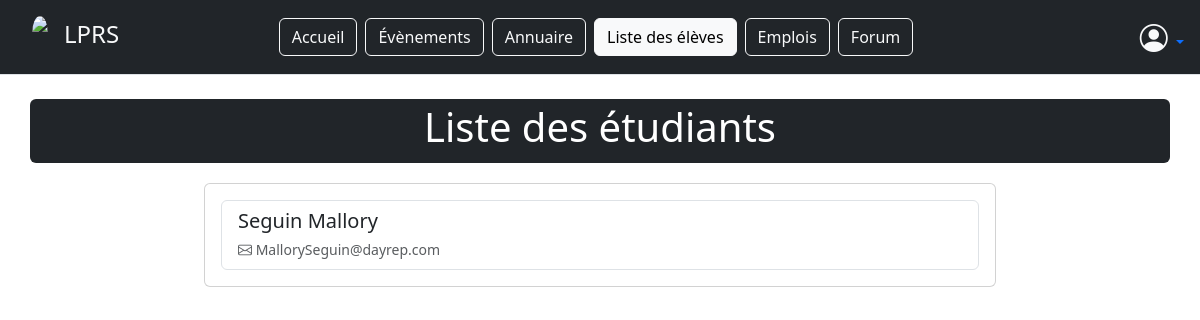
Page /view/listeEleves.php on the earlier database version.
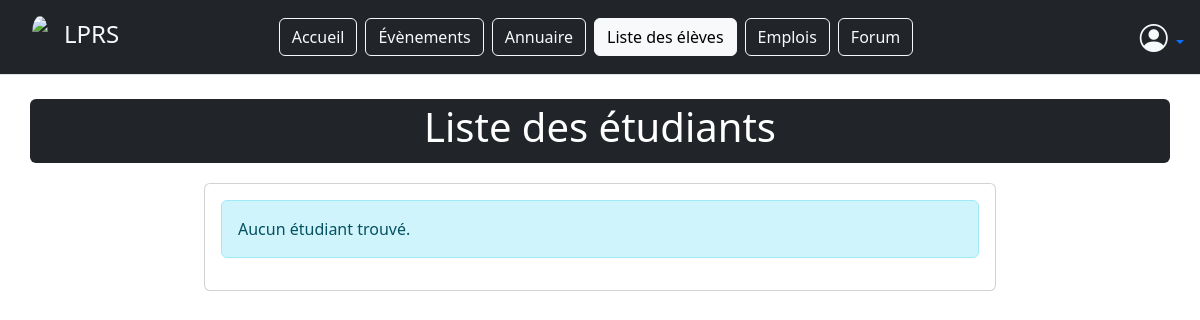
Same page on the later database version.
### tables this page shows
CREATE TABLE IF NOT EXISTS `utilisateur` (
                                             `id_user` int NOT NULL AUTO_INCREMENT,
                                             `nom` varchar(50) NOT NULL,
    `prenom` varchar(50) NOT NULL,
    `email` varchar(50) NOT NULL,
    `mdp` varchar(255) NOT NULL,
    `role` varchar(255) NOT NULL,
    `ref_validateur` int DEFAULT NULL,
    `avatar` varchar(255) DEFAULT NULL,
    PRIMARY KEY (`id_user`),
    KEY `fk_gestionaire_utilisateur` (`ref_validateur`)
    );

### src/bdd/config.php (called while the page is built)
<?php
class Config
{
     private $nomBDD = 'lprs';
     private $serveur = 'localhost';
     private $user = 'root';
     private $password = '';
     private $bdd;
     public function __construct()
     {
          try {
               $this->bdd = new PDO(
                    "mysql:host=" . $this->serveur . ";dbname=" . $this->nomBDD . ";charset=utf8",
                    $this->user,
                    $this->password,
                    [
                         PDO::ATTR_ERRMODE => PDO::ERRMODE_EXCEPTION,
                         PDO::ATTR_DEFAULT_FETCH_MODE => PDO::FETCH_ASSOC,
                         PDO::ATTR_EMULATE_PREPARES => false
                    ]
               );
          } catch (PDOException $e) {
               die("Erreur de connexion à la base de données : " . $e->getMessage());
          }
     }
     public function connexion()
     {
          return $this->bdd;
     }
}
?>

### src/repository/UtilisateurRepository.php (called while the page is built, shortened)
<?php
require_once __DIR__ . '/../bdd/config.php';
class utilisateurRepository
{
    private PDO $db;
    public function __construct(?PDO $pdo = null)
    {
        if ($pdo instanceof PDO) {
            $this->db = $pdo;
        } else {
            $this->db = (new Config())->connexion();
        }
    }
    public function findAllEtudiants(): array
    {
        $sql = "SELECT * FROM utilisateur WHERE role = 'Étudiant' ORDER BY nom, prenom";
        $stmt = $this->db->query($sql);
        return $stmt->fetchAll(PDO::FETCH_ASSOC) ?: [];
    }
}

### view/listeEleves.php (the view, shortened to what this page needs)
<?php
$prefix = explode('/view/', $_SERVER['HTTP_REFERER'])[0].'/public';
?>
<!doctype html>
<html lang="fr">
<head>
    <link rel="stylesheet" href="https://cdn.jsdelivr.net/npm/bootstrap-icons@1.11.1/font/bootstrap-icons.css">
    <link href="https://cdn.jsdelivr.net/npm/bootstrap@5.3.3/dist/css/bootstrap.min.css" rel="stylesheet"
>
</head>
<body>
<header class="d-flex flex-wrap align-items-center justify-content-center justify-content-md-between py-3 mb-4 border-bottom bg-dark">
    <div class="col-2 ms-3 mb-2 mb-md-0 text-light">
        <a href="accueil.php" class="d-inline-flex link-body-emphasis text-decoration-none">
            <img src="https://giffiles.alphacoders.com/208/208817.gif" class="rounded-circle mx-3" style="max-width: 48px;">
            <div class="fs-4 text-light text-uppercase">LPRS</div>
        </a>
    </div>
    <ul class="nav col mb-2 justify-content-center mb-md-0">
        <li class="nav-item"><a href="accueil.php" class="btn btn-outline-light dropdown me-2">Accueil</a></li>
        <li class="nav-item"><a href="evenements.php" class="btn btn-outline-light me-2">Évènements</a></li>
        <li class="nav-item"><a href="annuaire.php" class="btn btn-outline-light me-2">Annuaire</a></li>
        <li class="nav-item"><a href="listeEleves.php" class="btn btn-outline-light active me-2">Liste des élèves</a></li>
        <li class="nav-item"><a href="emplois.php" class="btn btn-outline-light me-2">Emplois</a></li>
        <li class="nav-item"><a href="forum.php" class="btn btn-outline-light me-2">Forum</a></li>
    </ul>
    <div class="col-2 text-end me-3">
        <div class="dropdown">
            <?php if (isset($_SESSION['utilisateur'])): ?>
                <?php $avatar = $_SESSION['utilisateur']['avatar'] ?? null; ?>
                <a href="#" class="d-inline-block text-decoration-none dropdown-toggle"
                   data-bs-toggle="dropdown" aria-expanded="false">
                    <?php if ($avatar): ?>
                        <img src="<?= $prefix.htmlspecialchars($avatar, ENT_QUOTES, 'UTF-8') ?>" alt="Photo de profil" class="rounded-circle" style="max-width: 48px;object-fit:cover;">
                    <?php else: ?>
                        <i class="bi bi-person-circle fs-3 text-light"></i>
                    <?php endif; ?>
                </a>
                <ul class="dropdown-menu dropdown-menu-end text-small">
                    <li><a class="dropdown-item text-primary" href="account/accountRead.php"><i class="bi bi-person"></i> Mon compte</a></li>
                    <li><hr class="dropdown-divider"></li>
                    <li><a class="dropdown-item text-danger" href="../src/treatment/traitementDeconnexion.php"><i class="bi bi-box-arrow-right"></i> Déconnexion</a></li>
                </ul>
            <?php else: ?>
                <a href="#" class="d-inline-block text-decoration-none dropdown-toggle"
                   data-bs-toggle="dropdown" aria-expanded="false">
                    <i class="bi bi-person-circle fs-3 text-light"></i>
                </a>
            <?php endif; ?>
        </div>
    </div>
</header>
<section class="container banner bg-dark text-white text-center py-1 mb-3 rounded">
    <h1>Liste des étudiants</h1>
</section>
<div class="containe banner py-1 mb-4">
    <div class="row justify-content-center">
        <div class="col-md-8">
            <div class="card">
                <div class="card-body">
                    <?php
                    require_once __DIR__ . '/../src/repository/UtilisateurRepository.php';
                    $utilisateurRepo = new utilisateurRepository();
                    $etudiants = $utilisateurRepo->findAllEtudiants();
                    if (empty($etudiants)): ?>
                        <div class="alert alert-info">Aucun étudiant trouvé.</div>
                    <?php else: ?>
                        <div class="list-group">
                            <?php foreach ($etudiants as $etudiant): ?>
                                <div class="list-group-item d-flex justify-content-between align-items-center">
                                    <div>
                                        <h5 class="mb-1">
                                            <?= htmlspecialchars($etudiant['nom'] . ' ' . $etudiant['prenom'], ENT_QUOTES, 'UTF-8') ?>
                                        </h5>
                                        <small class="text-muted">
                                            <i class="bi bi-envelope"></i> <?= htmlspecialchars($etudiant['email'], ENT_QUOTES, 'UTF-8') ?>
                                        </small>
                                    </div>
                                </div>
                            <?php endforeach; ?>
                        </div>
                    <?php endif; ?>
                </div>
            </div>
        </div>
    </div>
</div>
</body>
</html>

Differences in the rows shown:
removed utilisateur: nom+prenom "Seguin Mallory", email "MallorySeguin@dayrep.com"
Other differences:
text now shown: "Aucun étudiant trouvé."
